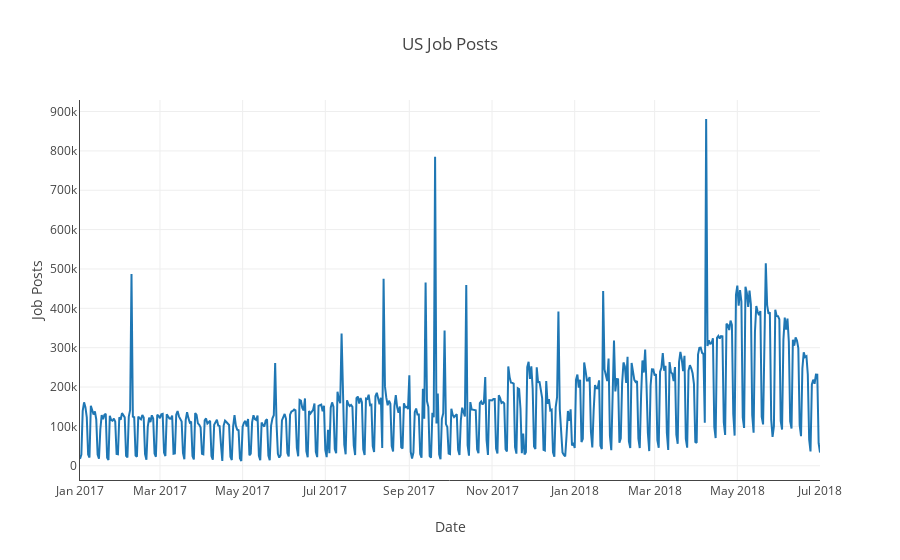

Notebook code for this chart:
### Code cell
trace = go.Scatter(x=per_day['posted_date'], y=per_day['posts'])

layout = go.Layout(title='US Job Posts',
                   xaxis=dict(autorange=True, showgrid=True, zeroline=False, showline=True, showticklabels=True, title='Date'),
                   yaxis=dict(autorange=True, showgrid=True, zeroline=False, showline=True, showticklabels=True, title='Job Posts'),
                paper_bgcolor='rgba(0,0,0,0)',
                plot_bgcolor='rgba(0,0,0,0)')

data = [trace]

fig = go.Figure(data=data, layout=layout)

py.plot(fig, filename='plots/total_posts_over_time.html', auto_open=False)
s = py.plot(fig, include_plotlyjs=False, output_type='div')
py.iplot(fig)

### Figure 1 — Plotly figure (JSON) as saved in the notebook; plotly's stock layout.template omitted (floating-point values rounded to 4 significant figures; data arrays with more than 128 entries replaced by an {"elided": "..."} marker saying what was removed)
{"data": [{"type": "scatter", "uid": "1388a18d-7731-4b25-9051-174d4c18f415", "x": {"elided": "547 str values"}, "y": {"elided": "547 int values"}}], "layout": {"paper_bgcolor": "rgba(0,0,0,0)", "plot_bgcolor": "rgba(0,0,0,0)", "title": {"text": "US Job Posts"}, "xaxis": {"autorange": true, "showgrid": true, "showline": true, "showticklabels": true, "title": {"text": "Date"}, "zeroline": false}, "yaxis": {"autorange": true, "showgrid": true, "showline": true, "showticklabels": true, "title": {"text": "Job Posts"}, "zeroline": false}}}
